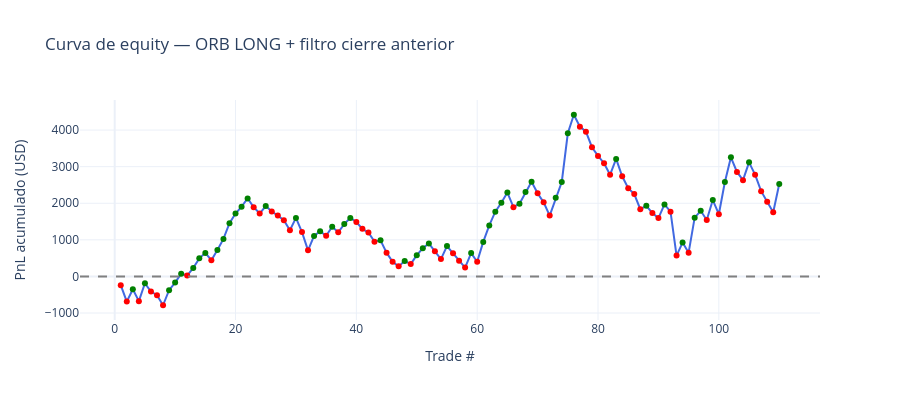

The notebook cell saved with this chart:
### Code cell
# Calcular cierre del día anterior
cierres_diarios = df_5m.groupby(df_5m.index.date)["close"].last()

trades_long_filtrado = []
dias = df_5m.groupby(df_5m.index.date)

for fecha, dia in dias:
    barras = dia.copy()
    if len(barras) < 6:
        continue
    
    # Verificar que el día arranca a las 9:30
    primera_hora = barras.index[0].time()
    if primera_hora > pd.Timestamp("09:35").time():
        continue
    
    # Obtener cierre del día anterior
    fechas_disponibles = [f for f in cierres_diarios.index if f < fecha]
    if not fechas_disponibles:
        continue
    cierre_ayer = cierres_diarios[fechas_disponibles[-1]]
    
    # Rango ORB primeras 3 velas
    orb = barras.iloc[:3]
    orb_high = orb["high"].max()
    orb_low = orb["low"].min()
    orb_rango = orb_high - orb_low
    
    # Filtro volatilidad
    if orb_rango > 20:
        continue
    
    # Filtro: precio de apertura por encima del cierre de ayer
    precio_apertura = barras.iloc[0]["open"]
    if precio_apertura <= cierre_ayer:
        continue
    
    # Buscar entrada LONG desde vela 4
    entrada = None
    for i in range(3, len(barras)):
        vela = barras.iloc[i]
        if vela["close"] > orb_high:
            entrada = {
                "fecha": fecha,
                "hora_entrada": barras.index[i],
                "precio_entrada": vela["close"],
                "orb_high": orb_high,
                "orb_low": orb_low,
                "orb_rango": orb_rango,
                "stop": orb_low,
                "target": vela["close"] + (orb_rango * 1.5),
                "cierre_ayer": cierre_ayer
            }
            break
    
    if entrada is None:
        continue
    
    # Simular resultado
    resultado = None
    for i in range(barras.index.get_loc(entrada["hora_entrada"]) + 1, len(barras)):
        vela = barras.iloc[i]
        hora = barras.index[i].time()
        
        if hora >= pd.Timestamp("15:45").time():
            entrada["salida"] = vela["close"]
            entrada["hora_salida"] = barras.index[i]
            entrada["resultado"] = "tiempo"
            entrada["pnl"] = vela["close"] - entrada["precio_entrada"]
            resultado = entrada
            break
        
        if vela["low"] <= entrada["stop"]:
            entrada["salida"] = entrada["stop"]
            entrada["hora_salida"] = barras.index[i]
            entrada["resultado"] = "stop"
            entrada["pnl"] = entrada["stop"] - entrada["precio_entrada"]
            resultado = entrada
            break
        
        if vela["high"] >= entrada["target"]:
            entrada["salida"] = entrada["target"]
            entrada["hora_salida"] = barras.index[i]
            entrada["resultado"] = "target"
            entrada["pnl"] = entrada["target"] - entrada["precio_entrada"]
            resultado = entrada
            break
    
    if resultado:
        trades_long_filtrado.append(resultado)

df_filtrado = pd.DataFrame(trades_long_filtrado)

# Estadísticas
punto = 50
df_filtrado["pnl_usd"] = df_filtrado["pnl"] * punto
df_filtrado["equity"] = df_filtrado["pnl_usd"].cumsum()

total = len(df_filtrado)
ganadores = df_filtrado[df_filtrado["pnl"] > 0]
perdedores = df_filtrado[df_filtrado["pnl"] < 0]
win_rate = len(ganadores) / total * 100
pnl_total = df_filtrado["pnl_usd"].sum()
ganancia_media = ganadores["pnl_usd"].mean()
perdida_media = perdedores["pnl_usd"].mean()
profit_factor = ganadores["pnl_usd"].sum() / abs(perdedores["pnl_usd"].sum())
max_drawdown = (df_filtrado["equity"].cummax() - df_filtrado["equity"]).max()
por_resultado = df_filtrado["resultado"].value_counts()

print("=" * 45)
print("ORB LONG + FILTRO CIERRE ANTERIOR — May 2025 / Mar 2026")
print("=" * 45)
print(f"Total trades:        {total}")
print(f"Ganadores:           {len(ganadores)} ({win_rate:.1f}%)")
print(f"Perdedores:          {len(perdedores)} ({100-win_rate:.1f}%)")
print(f"Por target:          {por_resultado.get('target', 0)}")
print(f"Por stop:            {por_resultado.get('stop', 0)}")
print(f"Por tiempo:          {por_resultado.get('tiempo', 0)}")
print(f"PnL total:           ${pnl_total:,.0f}")
print(f"Ganancia media:      ${ganancia_media:,.0f}")
print(f"Pérdida media:       ${perdida_media:,.0f}")
print(f"Profit factor:       {profit_factor:.2f}")
print(f"Max drawdown:        ${max_drawdown:,.0f}")
print("=" * 45)

fig = go.Figure()
fig.add_trace(go.Scatter(
    x=list(range(1, total+1)),
    y=df_filtrado["equity"],
    mode="lines+markers",
    line=dict(color="royalblue", width=2),
    marker=dict(
        color=["green" if p > 0 else "red" for p in df_filtrado["pnl"]],
        size=6
    ),
    name="Equity"
))
fig.add_hline(y=0, line_dash="dash", line_color="gray")
fig.update_layout(
    title="Curva de equity — ORB LONG + filtro cierre anterior",
    xaxis_title="Trade #",
    yaxis_title="PnL acumulado (USD)",
    height=400,
    template="plotly_white"
)
fig.show()

### Figure 1 — Plotly figure (JSON) as saved in the notebook; plotly's stock layout.template omitted (floating-point values rounded to 4 significant figures)
{"data": [{"line": {"color": "royalblue", "width": 2}, "marker": {"color": ["red", "red", "green", "red", "green", "red", "red", "red", "green", "green", "green", "red", "green", "green", "green", "red", "green", "green", "green", "green", "green", "green", "red", "red", "green", "red", "red", "red", "red", "green", "red", "red", "green", "green", "red", "green", "red", "green", "green", "red", "red", "red", "red", "green", "red", "red", "red", "green", "red", "green", "green", "green", "red", "red", "green", "red", "red", "red", "green", "red", "green", "green", "green", "green", "green", "red", "green", "green", "green", "red", "red", "red", "green", "green", "green", "green", "red", "red", "red", "red", "red", "red", "green", "red", "red", "red", "red", "green", "red", "red", "green", "red", "red", "green", "red", "green", "green", "red", "green", "red", "green", "green", "red", "red", "green", "red", "red", "red", "red", "green"], "size": 6}, "mode": "lines+markers", "name": "Equity", "type": "scatter", "x": [1, 2, 3, 4, 5, 6, 7, 8, 9, 10, 11, 12, 13, 14, 15, 16, 17, 18, 19, 20, 21, 22, 23, 24, 25, 26, 27, 28, 29, 30, 31, 32, 33, 34, 35, 36, 37, 38, 39, 40, 41, 42, 43, 44, 45, 46, 47, 48, 49, 50, 51, 52, 53, 54, 55, 56, 57, 58, 59, 60, 61, 62, 63, 64, 65, 66, 67, 68, 69, 70, 71, 72, 73, 74, 75, 76, 77, 78, 79, 80, 81, 82, 83, 84, 85, 86, 87, 88, 89, 90, 91, 92, 93, 94, 95, 96, 97, 98, 99, 100, 101, 102, 103, 104, 105, 106, 107, 108, 109, 110], "y": [-237.5, -687.5, -350.0, -675.0, -187.5, -412.5, -512.5, -787.5, -375.0, -168.8, 75.0, 25.0, 231.2, 493.8, 643.8, 443.8, 725.0, 1025.0, 1456.0, 1719.0, 1906.0, 2131.0, 1894.0, 1719.0, 1925.0, 1775.0, 1662.0, 1538.0, 1262.0, 1600.0, 1212.0, 712.5, 1106.0, 1238.0, 1112.0, 1356.0, 1206.0, 1431.0, 1600.0, 1488.0, 1300.0, 1200.0, 950.0, 987.5, 650.0, 400.0, 275.0, 425.0, 337.5, 581.2, 768.8, 900.0, 687.5, 475.0, 831.2, 631.2, 431.2, 243.8, 637.5, 400.0, 943.8, 1394.0, 1769.0, 2012.0, 2294.0, 1894.0, 1988.0, 2306.0, 2588.0, 2275.0, 2025.0, 1662.0, 2150.0, 2581.0, 3912.0, 4419.0, 4094.0, 3956.0, 3531.0, 3294.0, 3094.0, 2781.0, 3212.0, 2738.0, 2412.0, 2250.0, 1838.0, 1931.0, 1731.0, 1594.0, 1969.0, 1769.0, 568.8, 925.0, 650.0, 1606.0, 1794.0, 1544.0, 2088.0, 1700.0, 2581.0, 3256.0, 2856.0, 2631.0, 3119.0, 2781.0, 2331.0, 2044.0, 1756.0, 2525.0]}], "layout": {"height": 400, "shapes": [{"line": {"color": "gray", "dash": "dash"}, "type": "line", "x0": 0, "x1": 1, "xref": "x domain", "y0": 0, "y1": 0, "yref": "y"}], "title": {"text": "Curva de equity — ORB LONG + filtro cierre anterior"}, "xaxis": {"title": {"text": "Trade #"}}, "yaxis": {"title": {"text": "PnL acumulado (USD)"}}}}
